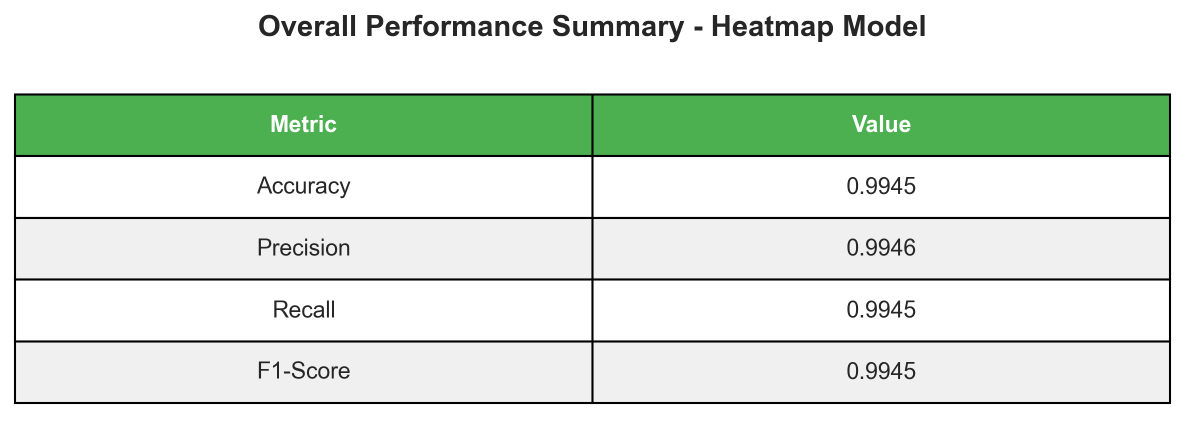
#> input picture heatmap model/heatmap model graphs/heatmap_summary_metrics.png, 2370 x 870 px (shown at 1/2 size)
$ python ocr_preprocess_extract.py
#> lines starting #> are read from the running program, lines starting #| are printed output that depends on the picture; after the words box and inside, x2 and y2 are one past the last pixel; in counts of white or black regions, pixels touching at a corner belong together
#!/usr/bin/env python3
import os
import json
from PIL import Image
import cv2
import numpy as np
import pytesseract

ROOT = os.path.abspath(os.path.join(os.path.dirname(__file__), '..'))
FILES = [
    os.path.join(ROOT, 'heatmap model', 'heatmap model graphs', 'heatmap_summary_metrics.png'),
    os.path.join(ROOT, 'ulcer model', 'ulcer model graphs', 'ulcer_summary_metrics.png'),
]

def preprocess(img_path):
    img = cv2.imread(img_path)
#> img is the input picture: shape (870, 2370, 3); mean B, G, R 216.4, 228.8, 215.8
    if img is None:
        raise FileNotFoundError(img_path)
    gray = cv2.cvtColor(img, cv2.COLOR_BGR2GRAY)
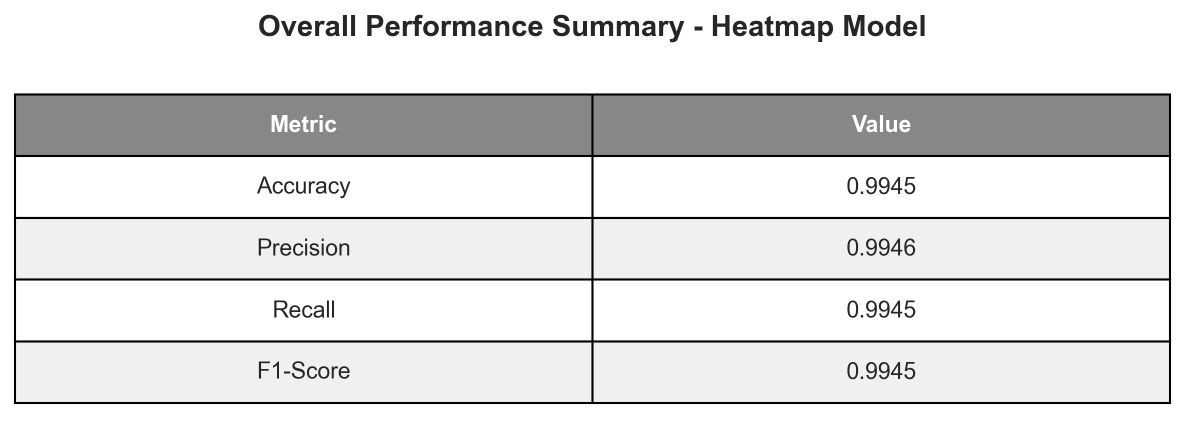
#> gray: shape (870, 2370) (shown at 1/2 size); min 0, max 255, mean 223.5
    # upscale for better OCR
    scale = 2.5
    h, w = gray.shape
#> h = 870; w = 2370
    gray = cv2.resize(gray, (int(w*scale), int(h*scale)), interpolation=cv2.INTER_CUBIC)
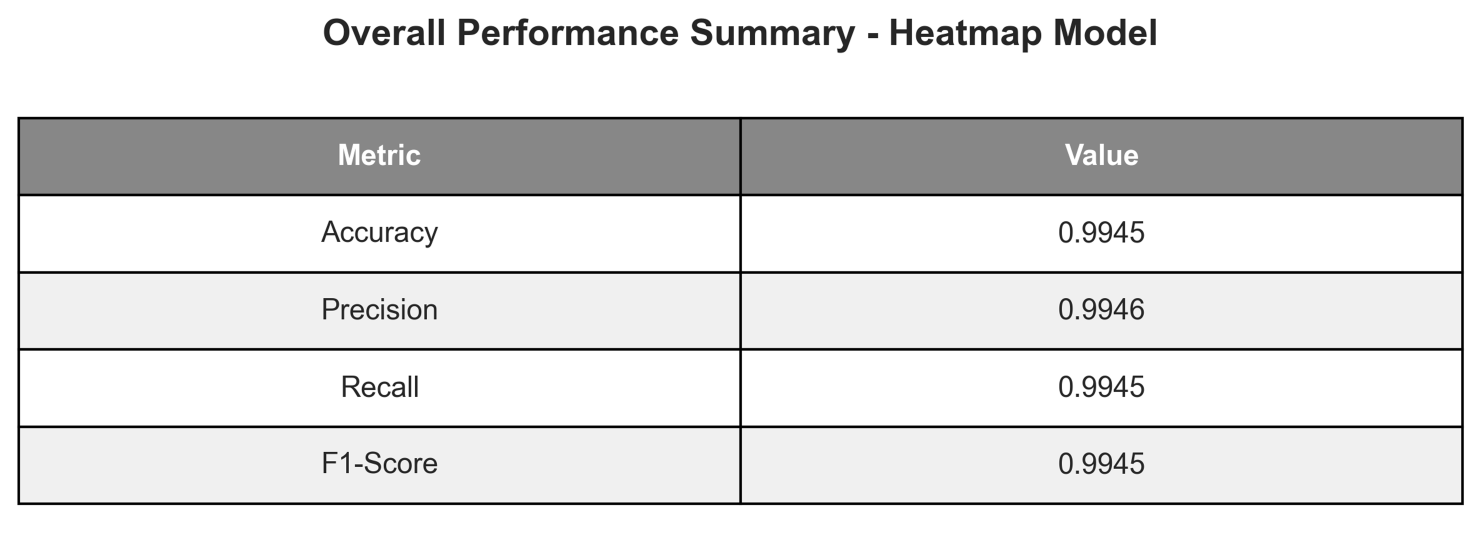
#> gray: shape (2175, 5925) (shown at 1/4 size); min 0, max 255, mean 223.7
    # increase contrast
    gray = cv2.equalizeHist(gray)
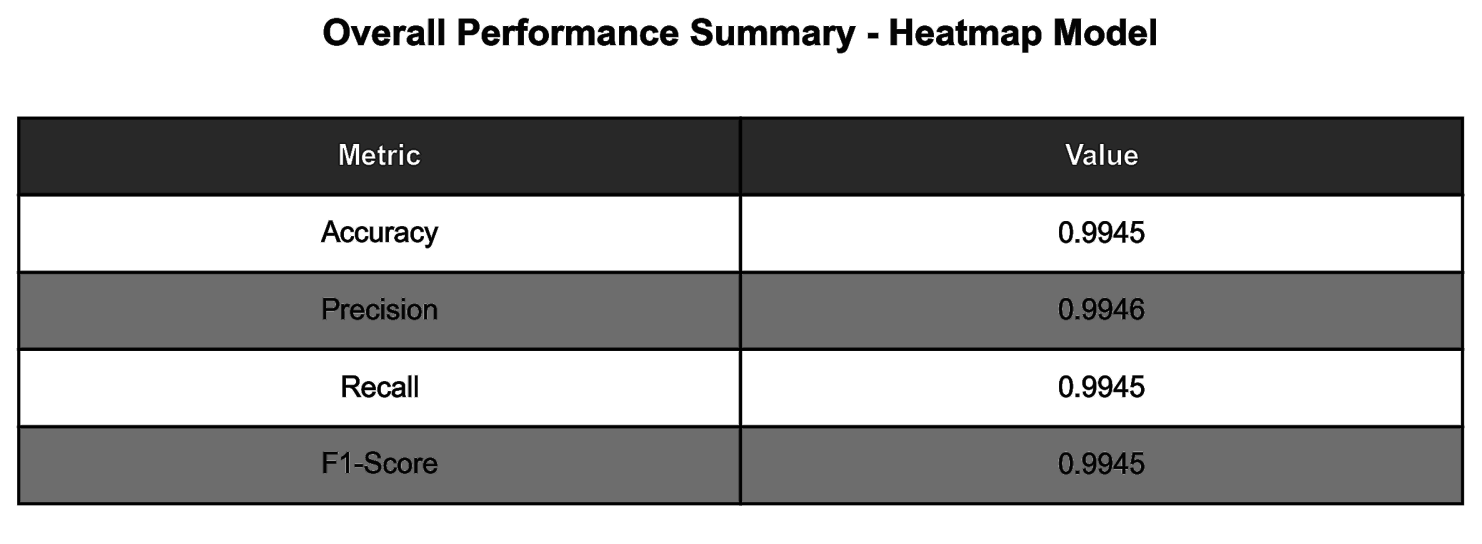
#> gray: shape (2175, 5925) (shown at 1/4 size); min 0, max 255, mean 173.9
    # Gaussian blur to reduce noise
    gray = cv2.GaussianBlur(gray, (3,3), 0)
    # adaptive threshold
    th = cv2.adaptiveThreshold(gray, 255, cv2.ADAPTIVE_THRESH_GAUSSIAN_C,
                               cv2.THRESH_BINARY, 15, 8)
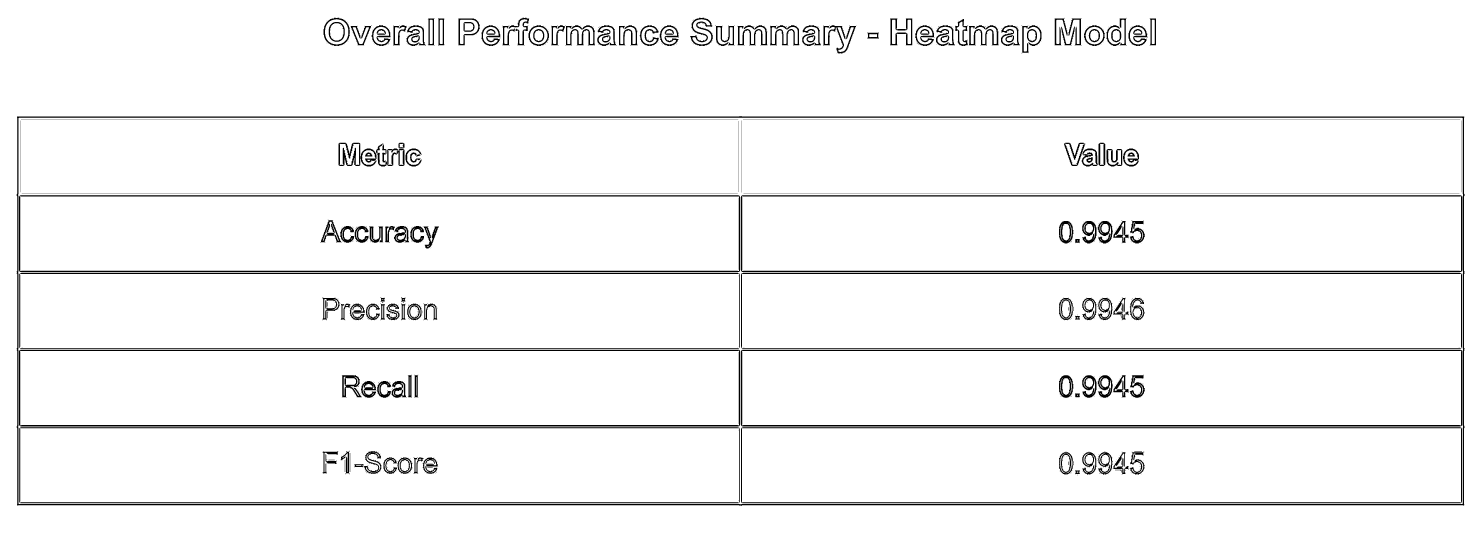
#> th: shape (2175, 5925) (shown at 1/4 size); 96% white; 773 black regions (610 under 20 px), largest, box (x1, y1, x2, y2) and area: (66, 464, 5859, 2024) 73466, (76, 1399, 2961, 1706) 34898, (76, 781, 2961, 1089) 34897
    # morphological opening to remove small noise
    kernel = np.ones((1,1), np.uint8)
    th = cv2.morphologyEx(th, cv2.MORPH_OPEN, kernel)
    return th

results = {}
for path in FILES:
    key = os.path.basename(path)
    results[key] = {}
    try:
        proc = preprocess(path)
        # try multiple psm modes for robustness
        texts = {}
        for psm in [6, 4, 3, 11]:
            config = f"--psm {psm} -c tessedit_char_whitelist=0123456789.%:ABCFDEGHIJKLMNOPQRSTUVWXYZabcdefghijklmnopqrstuvwxyz"
#> (the run stopped early here; a loop or call above may not have finished)

$ run again, with heatmap model/heatmap model graphs/heatmap_class_distribution.png copied over heatmap model/heatmap model graphs/heatmap_summary_metrics.png
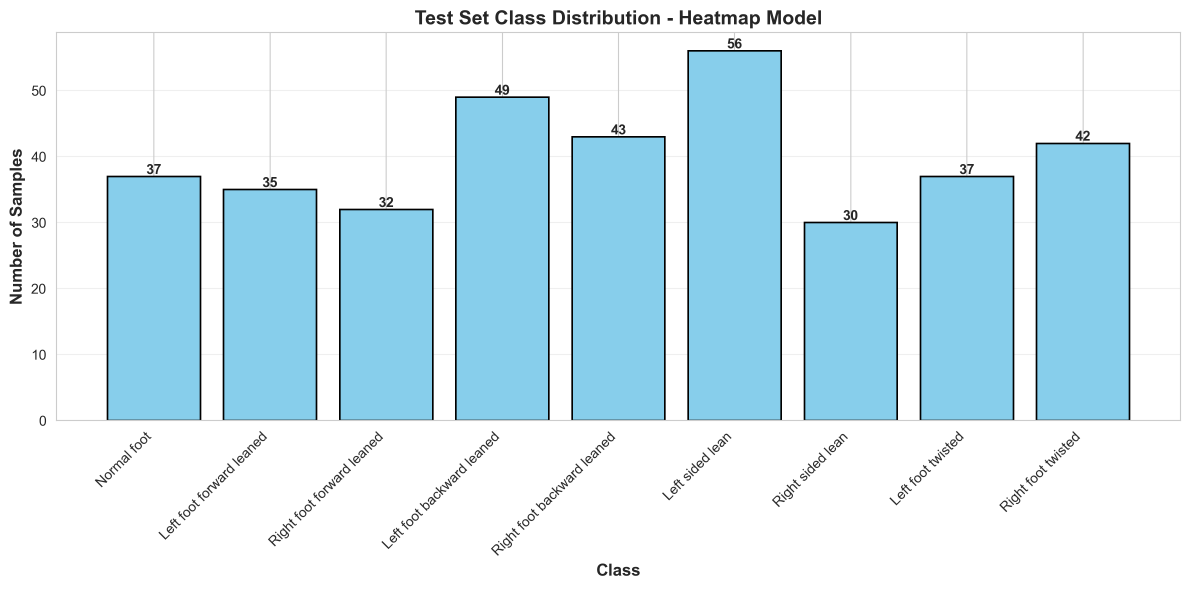
#> input picture heatmap model/heatmap model graphs/heatmap_class_distribution.png, 3571 x 1767 px (shown at 1/3 size)
#> in preprocess, img is the input picture: shape (1767, 3571, 3); mean B, G, R 242.7, 233.7, 211.9
#> in preprocess, `gray = cv2.equalizeHist(gray)`:
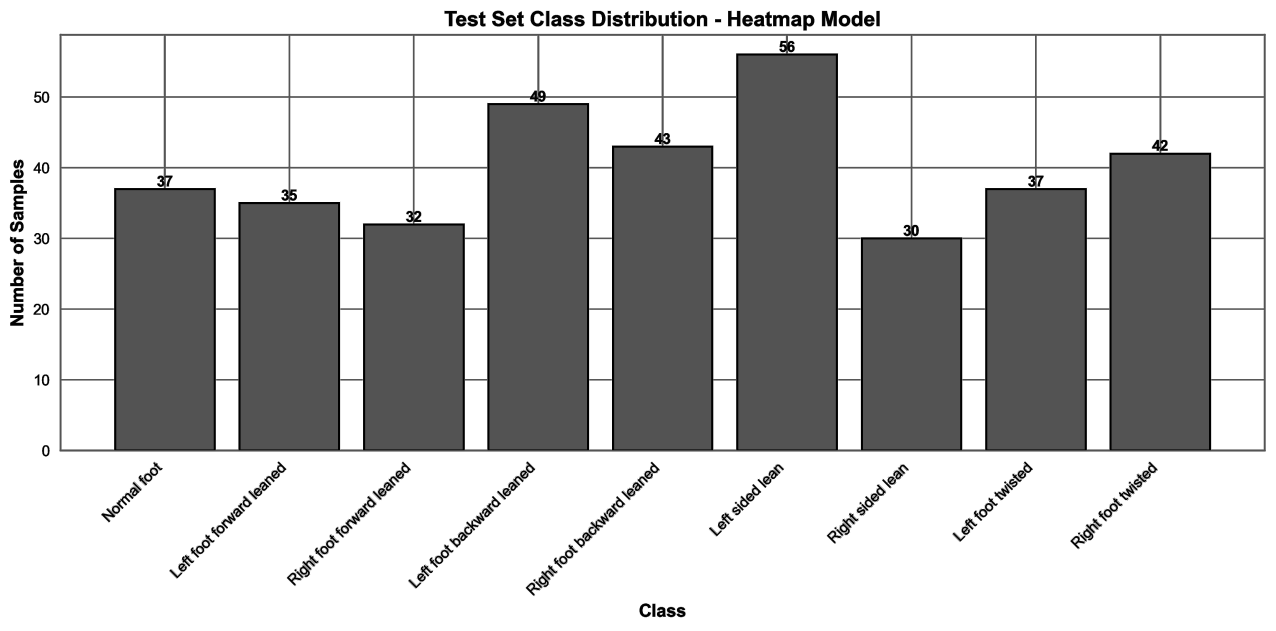
#> gray: shape (4417, 8927) (shown at 1/7 size); min 0, max 255, mean 191.8
#> in preprocess, `th = cv2.adaptiveThreshold(gray, 255, cv2.ADAPTIVE_THRESH_GAUSSIAN_C, ..`:
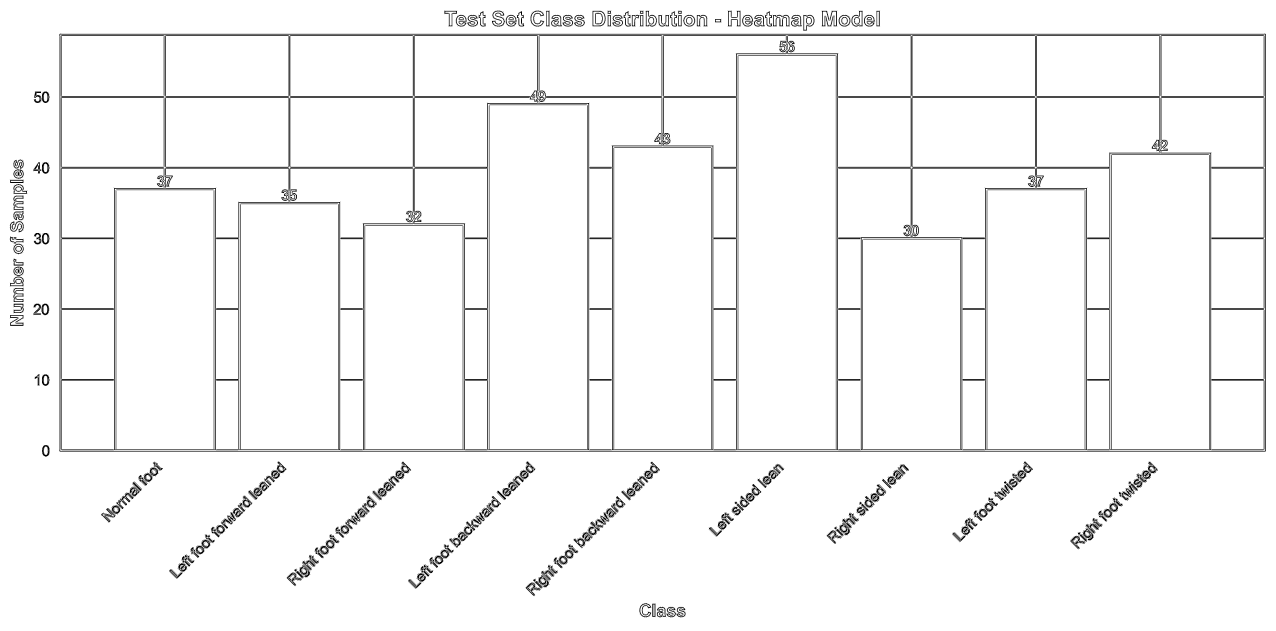
#> th: shape (4417, 8927) (shown at 1/7 size); 96.7% white; 3576 black regions (2668 under 20 px), largest, box (x1, y1, x2, y2) and area: (416, 236, 8861, 3161) 107177, (5151, 371, 5869, 3151) 59387, (3408, 718, 4124, 3151) 53161

$ run again, with heatmap model/heatmap model graphs/heatmap_confidence_analysis.png copied over heatmap model/heatmap model graphs/heatmap_summary_metrics.png
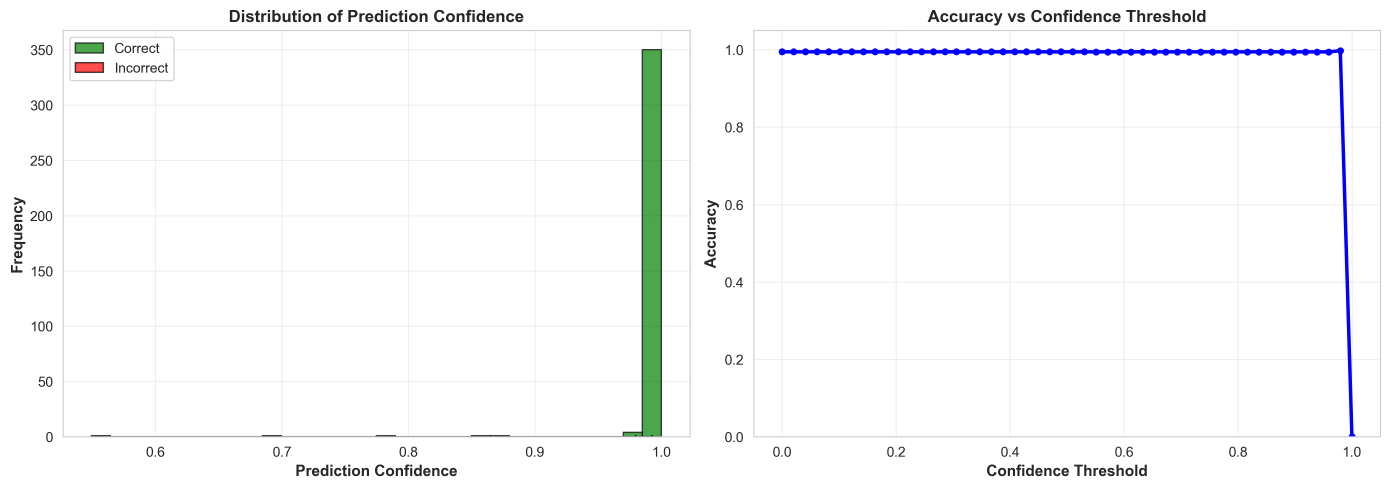
#> input picture heatmap model/heatmap model graphs/heatmap_confidence_analysis.png, 4171 x 1467 px (shown at 1/3 size)
#> in preprocess, img is the input picture: shape (1467, 4171, 3); mean B, G, R 249.9, 249.3, 248.4
#> in preprocess, `gray = cv2.equalizeHist(gray)`:
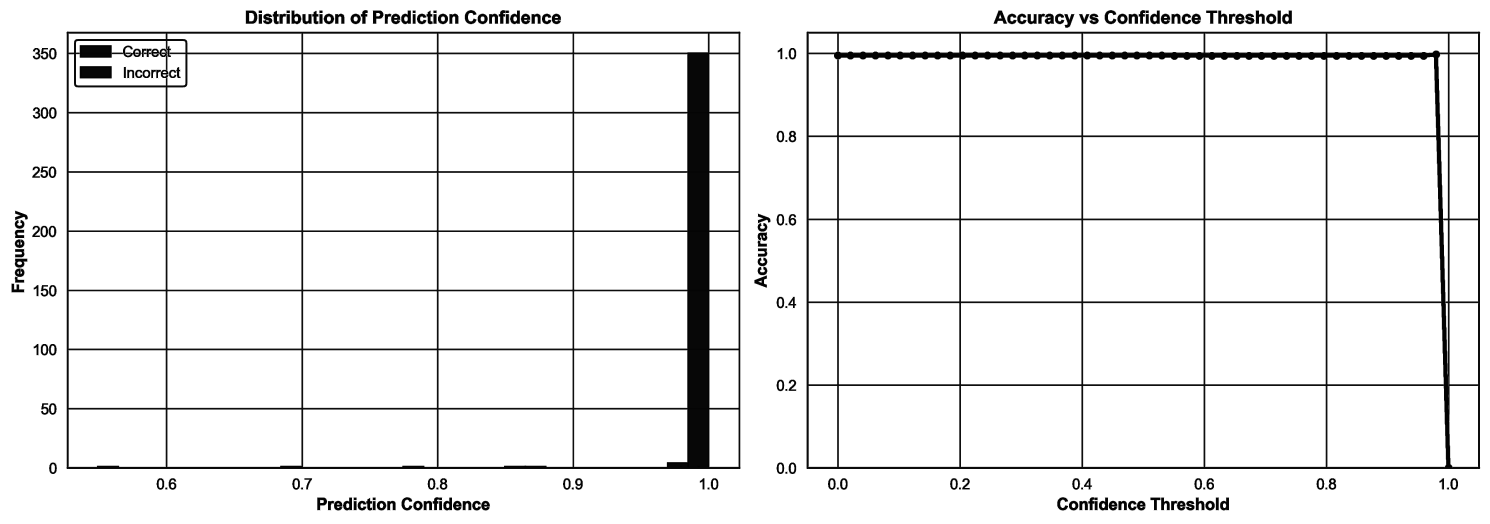
#> gray: shape (3667, 10427) (shown at 1/7 size); min 0, max 255, mean 237.8
#> in preprocess, `th = cv2.adaptiveThreshold(gray, 255, cv2.ADAPTIVE_THRESH_GAUSSIAN_C, ..`:
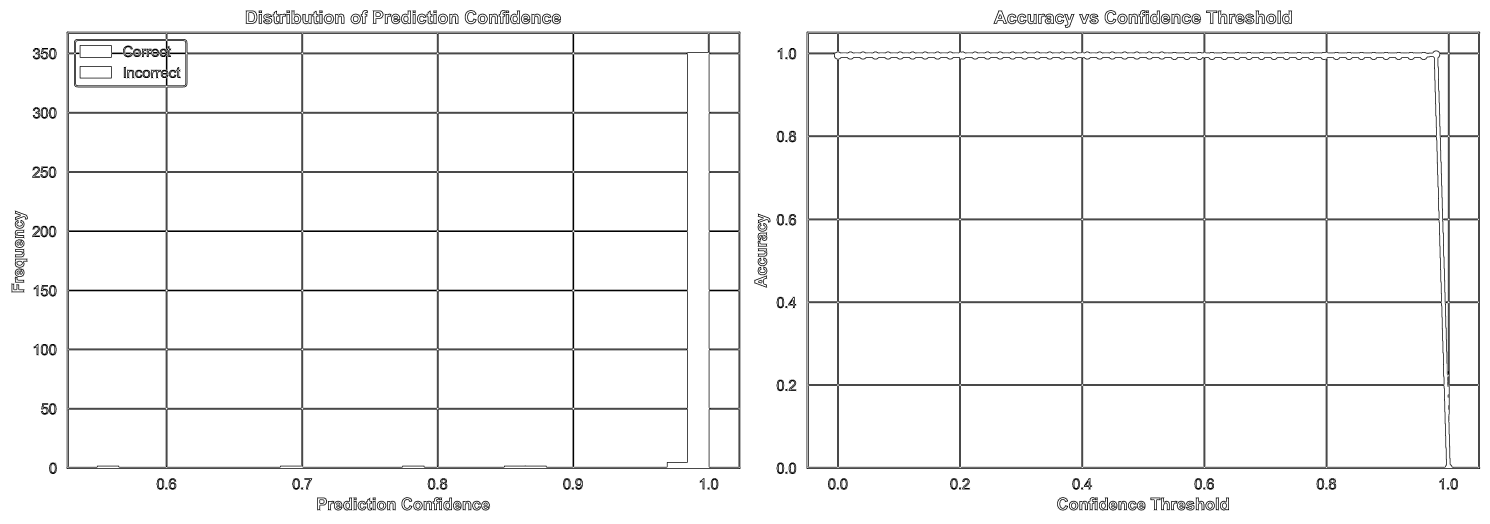
#> th: shape (3667, 10427) (shown at 1/7 size); 95.9% white; 2427 black regions (2116 under 20 px), largest, box (x1, y1, x2, y2) and area: (2117, 230, 5175, 3274) 265896, (5655, 230, 10128, 3274) 157000, (466, 221, 5183, 3283) 77695
